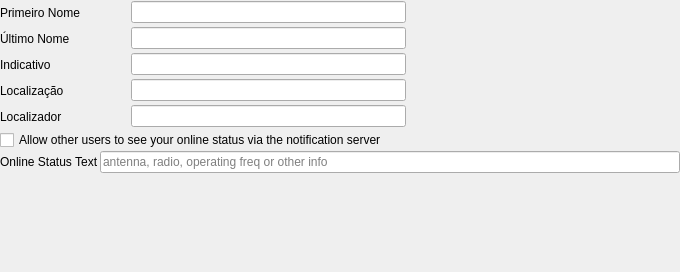
<?xml version="1.0" encoding="UTF-8"?>
<ui version="4.0">
 <class>operatorConfig</class>
 <widget class="QWidget" name="operatorConfig">
  <property name="geometry">
   <rect>
    <x>0</x>
    <y>0</y>
    <width>680</width>
    <height>272</height>
   </rect>
  </property>
  <property name="windowTitle">
   <string>Form</string>
  </property>
  <layout class="QVBoxLayout" name="verticalLayout">
   <property name="spacing">
    <number>1</number>
   </property>
   <property name="leftMargin">
    <number>0</number>
   </property>
   <property name="topMargin">
    <number>0</number>
   </property>
   <property name="rightMargin">
    <number>0</number>
   </property>
   <property name="bottomMargin">
    <number>0</number>
   </property>
   <item>
    <layout class="QHBoxLayout" name="_4">
     <item>
      <widget class="QLabel" name="firstnameLabel">
       <property name="sizePolicy">
        <sizepolicy hsizetype="Fixed" vsizetype="Fixed">
         <horstretch>0</horstretch>
         <verstretch>0</verstretch>
        </sizepolicy>
       </property>
       <property name="minimumSize">
        <size>
         <width>130</width>
         <height>25</height>
        </size>
       </property>
       <property name="text">
        <string>Primeiro Nome</string>
       </property>
       <property name="wordWrap">
        <bool>false</bool>
       </property>
      </widget>
     </item>
     <item>
      <widget class="QLineEdit" name="firstnameLineEdit">
       <property name="alignment">
        <set>Qt::AlignRight</set>
       </property>
      </widget>
     </item>
     <item>
      <spacer>
       <property name="orientation">
        <enum>Qt::Horizontal</enum>
       </property>
       <property name="sizeType">
        <enum>QSizePolicy::Expanding</enum>
       </property>
       <property name="sizeHint" stdset="0">
        <size>
         <width>120</width>
         <height>20</height>
        </size>
       </property>
      </spacer>
     </item>
    </layout>
   </item>
   <item>
    <layout class="QHBoxLayout" name="_3">
     <item>
      <widget class="QLabel" name="lastnameLabel">
       <property name="sizePolicy">
        <sizepolicy hsizetype="Fixed" vsizetype="Fixed">
         <horstretch>0</horstretch>
         <verstretch>0</verstretch>
        </sizepolicy>
       </property>
       <property name="minimumSize">
        <size>
         <width>130</width>
         <height>25</height>
        </size>
       </property>
       <property name="text">
        <string>Último Nome</string>
       </property>
       <property name="wordWrap">
        <bool>false</bool>
       </property>
      </widget>
     </item>
     <item>
      <widget class="QLineEdit" name="lastnameLineEdit">
       <property name="alignment">
        <set>Qt::AlignRight</set>
       </property>
      </widget>
     </item>
     <item>
      <spacer>
       <property name="orientation">
        <enum>Qt::Horizontal</enum>
       </property>
       <property name="sizeType">
        <enum>QSizePolicy::Expanding</enum>
       </property>
       <property name="sizeHint" stdset="0">
        <size>
         <width>120</width>
         <height>20</height>
        </size>
       </property>
      </spacer>
     </item>
    </layout>
   </item>
   <item>
    <layout class="QHBoxLayout" name="_5">
     <item>
      <widget class="QLabel" name="callsignLabel">
       <property name="sizePolicy">
        <sizepolicy hsizetype="Fixed" vsizetype="Fixed">
         <horstretch>0</horstretch>
         <verstretch>0</verstretch>
        </sizepolicy>
       </property>
       <property name="minimumSize">
        <size>
         <width>130</width>
         <height>25</height>
        </size>
       </property>
       <property name="text">
        <string>Indicativo</string>
       </property>
       <property name="wordWrap">
        <bool>false</bool>
       </property>
      </widget>
     </item>
     <item>
      <widget class="QLineEdit" name="callsignLineEdit">
       <property name="alignment">
        <set>Qt::AlignRight</set>
       </property>
      </widget>
     </item>
     <item>
      <spacer>
       <property name="orientation">
        <enum>Qt::Horizontal</enum>
       </property>
       <property name="sizeType">
        <enum>QSizePolicy::Expanding</enum>
       </property>
       <property name="sizeHint" stdset="0">
        <size>
         <width>120</width>
         <height>20</height>
        </size>
       </property>
      </spacer>
     </item>
    </layout>
   </item>
   <item>
    <layout class="QHBoxLayout" name="_2">
     <item>
      <widget class="QLabel" name="qthLabel">
       <property name="sizePolicy">
        <sizepolicy hsizetype="Fixed" vsizetype="Fixed">
         <horstretch>0</horstretch>
         <verstretch>0</verstretch>
        </sizepolicy>
       </property>
       <property name="minimumSize">
        <size>
         <width>130</width>
         <height>25</height>
        </size>
       </property>
       <property name="text">
        <string>Localização</string>
       </property>
       <property name="wordWrap">
        <bool>false</bool>
       </property>
      </widget>
     </item>
     <item>
      <widget class="QLineEdit" name="qthLineEdit">
       <property name="alignment">
        <set>Qt::AlignRight</set>
       </property>
      </widget>
     </item>
     <item>
      <spacer>
       <property name="orientation">
        <enum>Qt::Horizontal</enum>
       </property>
       <property name="sizeType">
        <enum>QSizePolicy::Expanding</enum>
       </property>
       <property name="sizeHint" stdset="0">
        <size>
         <width>120</width>
         <height>20</height>
        </size>
       </property>
      </spacer>
     </item>
    </layout>
   </item>
   <item>
    <layout class="QHBoxLayout">
     <item>
      <widget class="QLabel" name="locatorLabel">
       <property name="sizePolicy">
        <sizepolicy hsizetype="Fixed" vsizetype="Fixed">
         <horstretch>0</horstretch>
         <verstretch>0</verstretch>
        </sizepolicy>
       </property>
       <property name="minimumSize">
        <size>
         <width>130</width>
         <height>25</height>
        </size>
       </property>
       <property name="text">
        <string>Localizador</string>
       </property>
       <property name="wordWrap">
        <bool>false</bool>
       </property>
      </widget>
     </item>
     <item>
      <widget class="QLineEdit" name="locatorLineEdit">
       <property name="alignment">
        <set>Qt::AlignRight</set>
       </property>
      </widget>
     </item>
     <item>
      <spacer>
       <property name="orientation">
        <enum>Qt::Horizontal</enum>
       </property>
       <property name="sizeType">
        <enum>QSizePolicy::Expanding</enum>
       </property>
       <property name="sizeHint" stdset="0">
        <size>
         <width>120</width>
         <height>20</height>
        </size>
       </property>
      </spacer>
     </item>
    </layout>
   </item>
   <item>
    <widget class="QCheckBox" name="onlineStatusCheckbox">
     <property name="visible">
      <bool>false</bool>
     </property>
     <property name="text">
      <string>Allow other users to see your online status via the notification server</string>
     </property>
    </widget>
   </item>
   <item>
    <layout class="QHBoxLayout" name="horizontalLayout">
     <item>
      <widget class="QLabel" name="onlineStatusLabel">
       <property name="visible">
        <bool>false</bool>
       </property>
       <property name="text">
        <string>Online Status Text</string>
       </property>
      </widget>
     </item>
     <item>
      <widget class="QLineEdit" name="onlineStatusText">
       <property name="visible">
        <bool>false</bool>
       </property>
       <property name="maxLength">
        <number>120</number>
       </property>
       <property name="placeholderText">
        <string>antenna, radio, operating freq or other info</string>
       </property>
      </widget>
     </item>
    </layout>
   </item>
   <item>
    <spacer name="spacer">
     <property name="orientation">
      <enum>Qt::Vertical</enum>
     </property>
     <property name="sizeType">
      <enum>QSizePolicy::Expanding</enum>
     </property>
     <property name="sizeHint" stdset="0">
      <size>
       <width>21</width>
       <height>30</height>
      </size>
     </property>
    </spacer>
   </item>
  </layout>
 </widget>
 <resources/>
 <connections/>
</ui>
